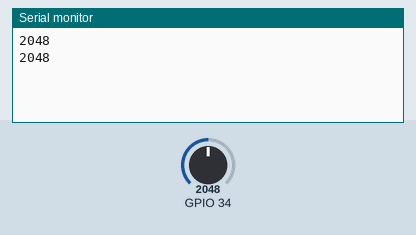
A sketch run on a simulated ESP32. On the bench: the last lines printed to the serial monitor. The test bench sets the inputs (shaded band); at power-on: GPIO 34 = 2048. WiFi joins after 1.5 s; servers stay silent unless stated.

Above: at 3.0 s.
3.1 s: GPIO 34 set to 2866
At 4.3 s:
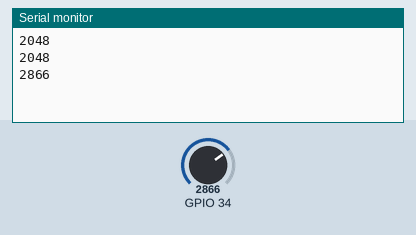
4.6 s: GPIO 34 set to 3603
At 5.1 s:
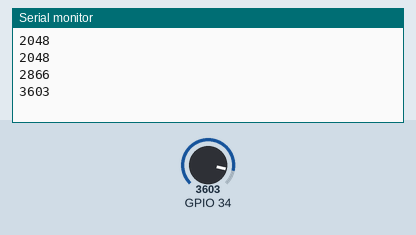
Timing chart, 0 to 7.6 s (numbered marks = the images above; inputs shaded):
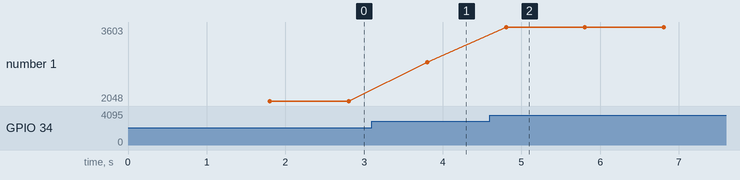

The sketch:

PhotoresistorBlynk.ino
```cpp
#define BLYNK_PRINT Serial
#define BLYNK_TEMPLATE_ID "BLYNK_TEMPLATE_ID"
#define BLYNK_TEMPLATE_NAME "BLYNK_TEMPLATE_NAME"
#define BLYNK_AUTH_TOKEN "BLYNK_AUTH_TOKEN"
//replace the above with your blynk credentials

#include <WiFi.h>
#include <WiFiClient.h>
#include <BlynkSimpleEsp32.h>

char ssid[] = "YOUR_SSID"; //replace this with your ssid
char pass[] = "YOUR_PASSWORD"; //replace this with your password

void setup() {
  Serial.begin(115200);
  Blynk.begin(BLYNK_AUTH_TOKEN, ssid, pass);
}

void loop() {
  Blynk.run();
  int sensorValue = analogRead(34);
  Blynk.virtualWrite(V1, sensorValue);
  Serial.println(sensorValue);
  delay(1000);
}
```

Measured:
- after the input at 3.1 s, the serial monitor: prints a new line after 0.71 s (image 1)
- after the input at 4.6 s, the serial monitor: prints a new line after 0.21 s (image 2)
- plotted number 1: 2048 → 2866 after the input at 3.1 s, 2866 → 3603 after the input at 4.6 s
